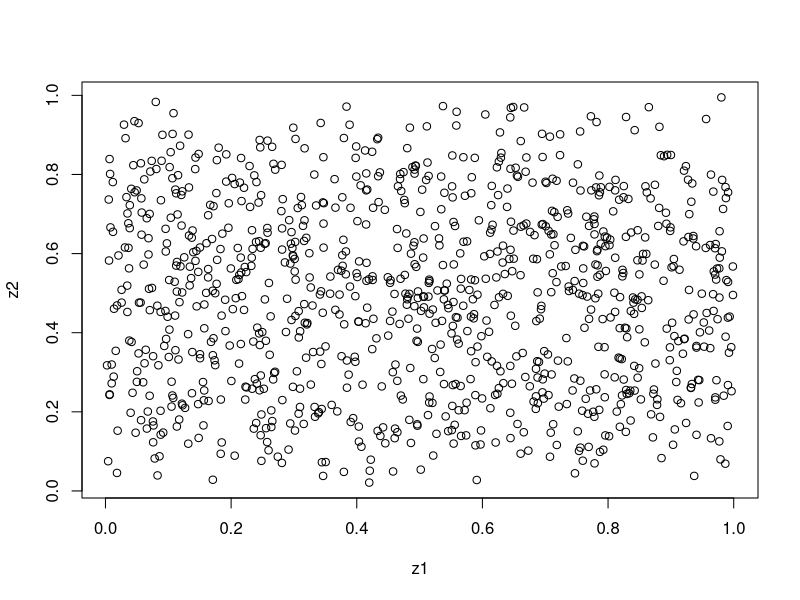
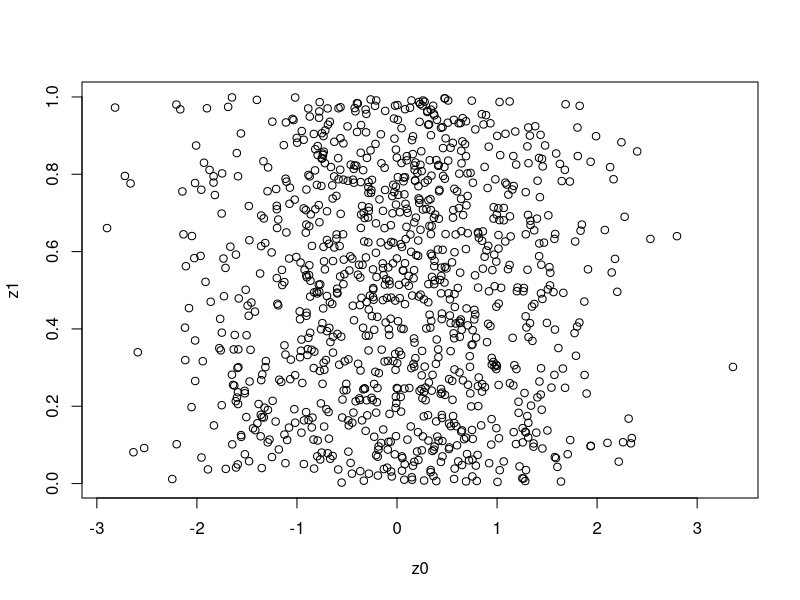
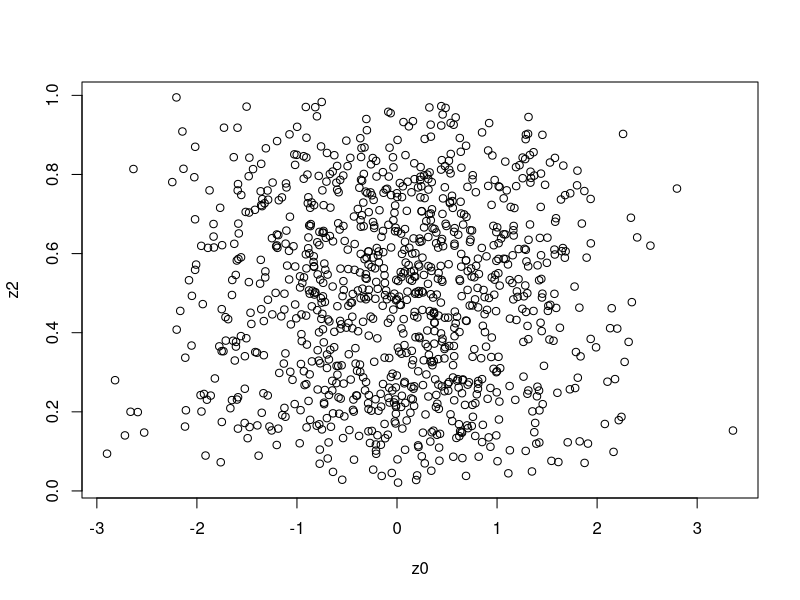

The R script that drew these images, in order:
#######################
###load data
#######################
rm(list=ls())

z0<-rnorm(1000)
z1<-runif(1000)
z2<-rbeta(1000,shape1=2,shape2=2)

m0<-lm(z1~z2)

plot(z1,z2)

m1<-lm(z0~z1)
plot(z0,z1)

m2<-lm(z0~z2)
plot(z0,z2)